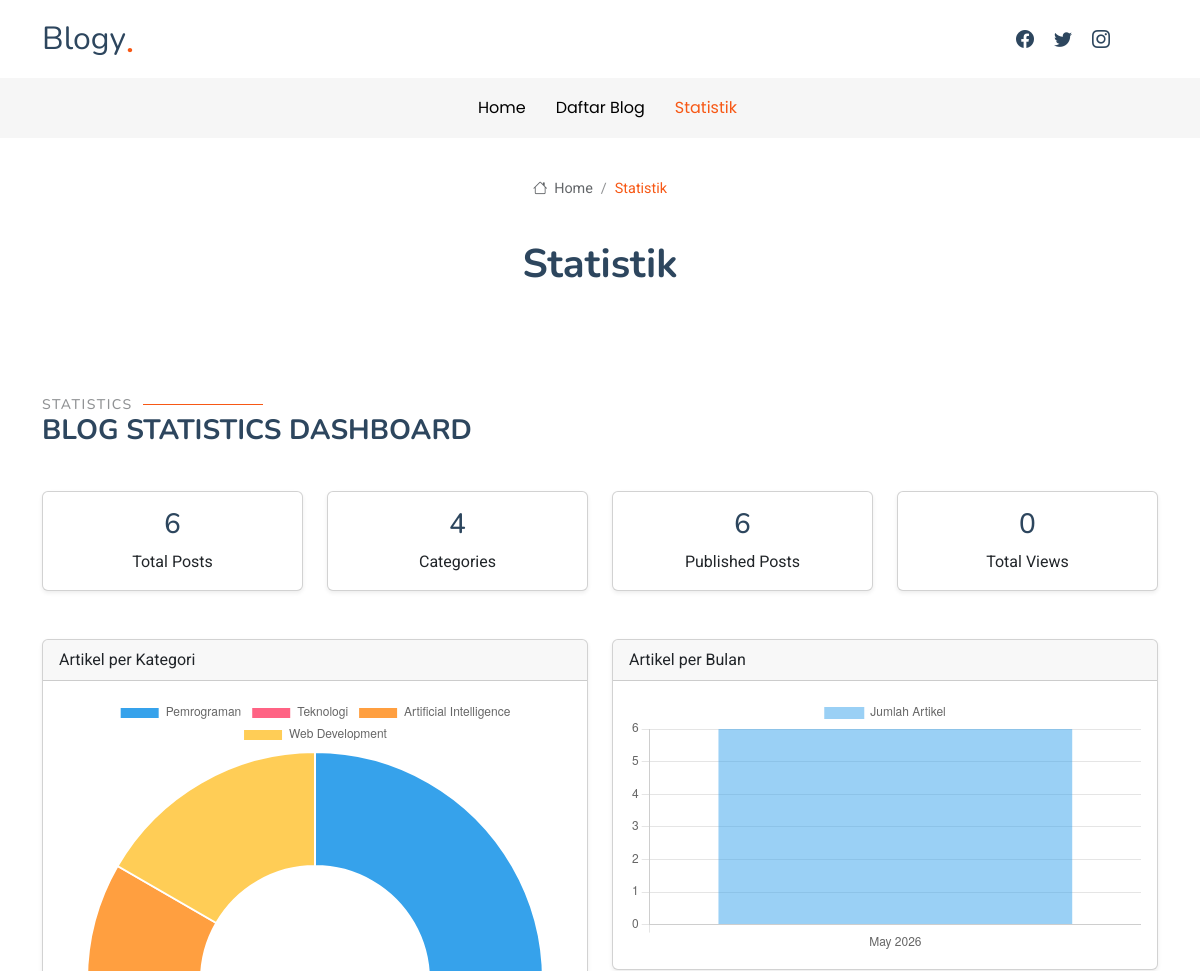
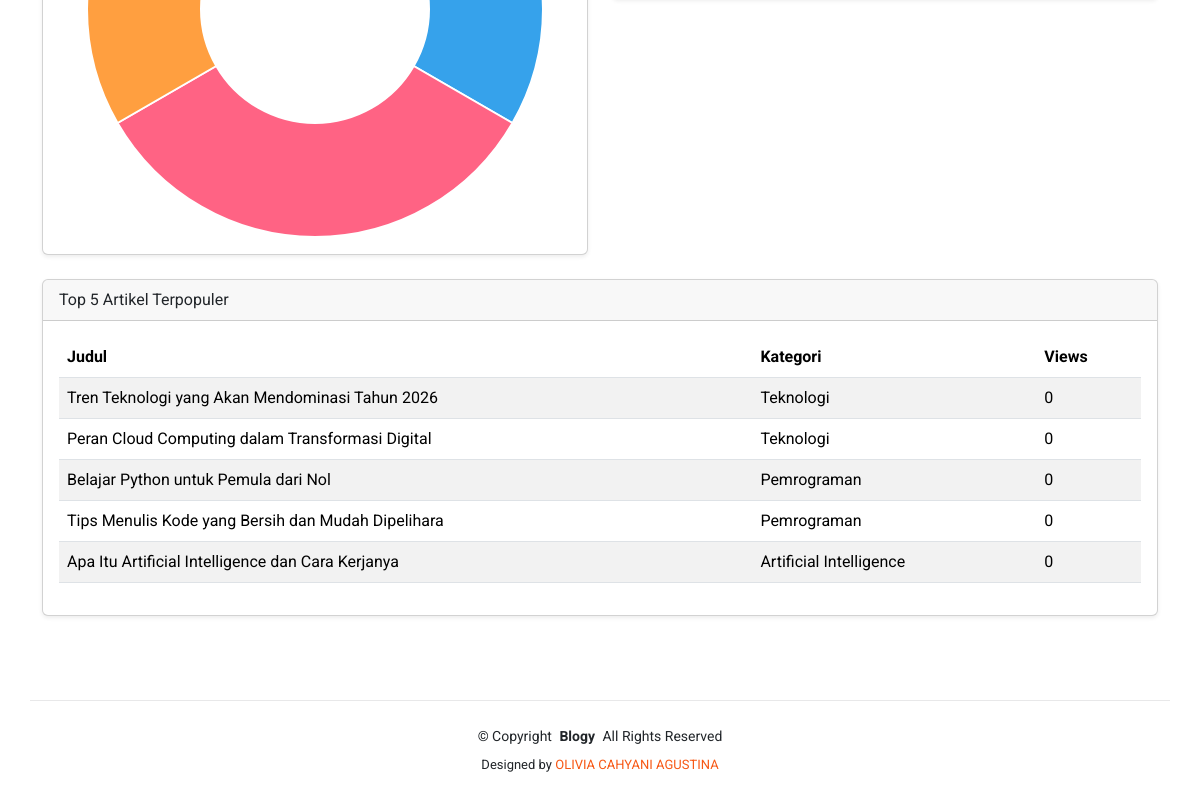
Before: /statistik/ with the older database file (2 pictures, top to bottom).
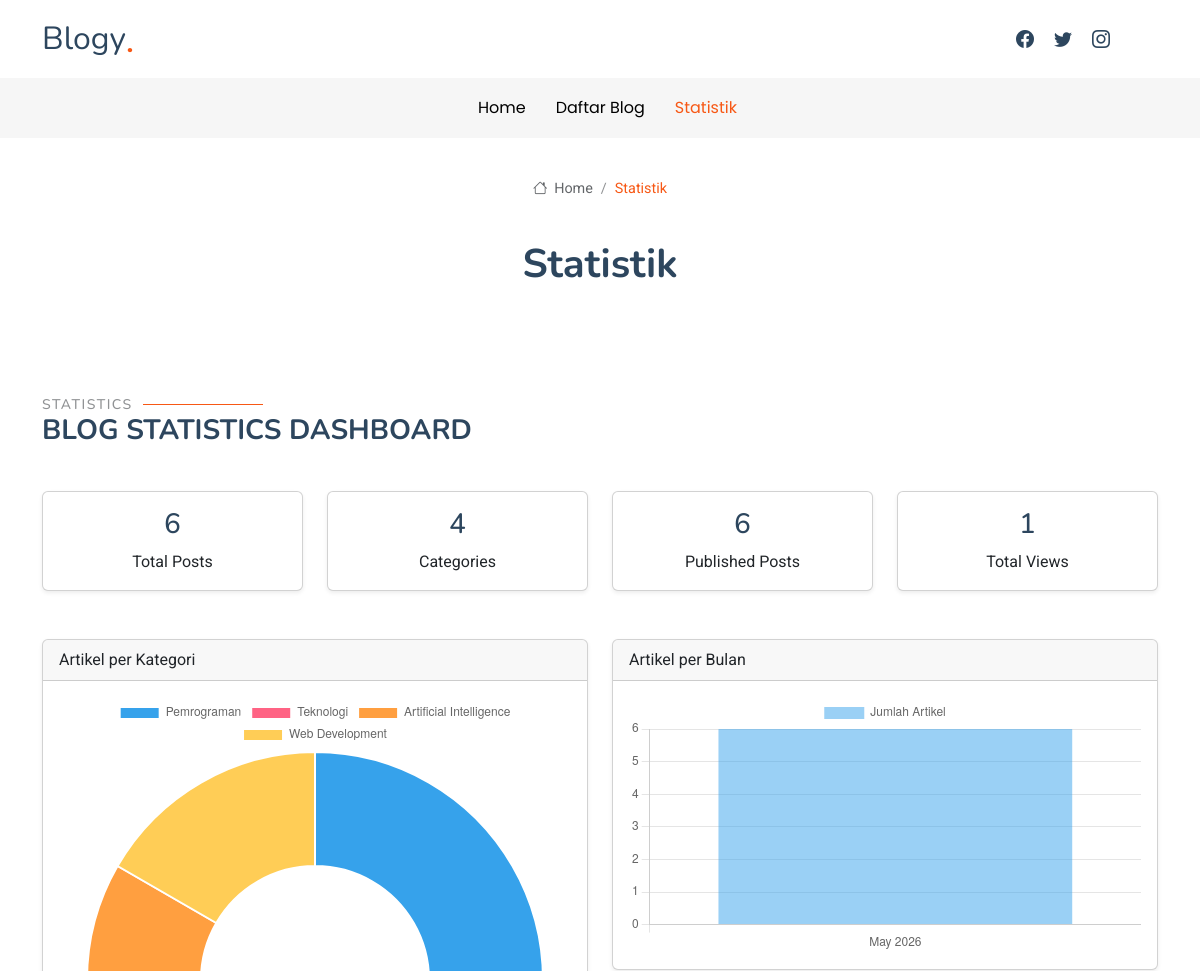
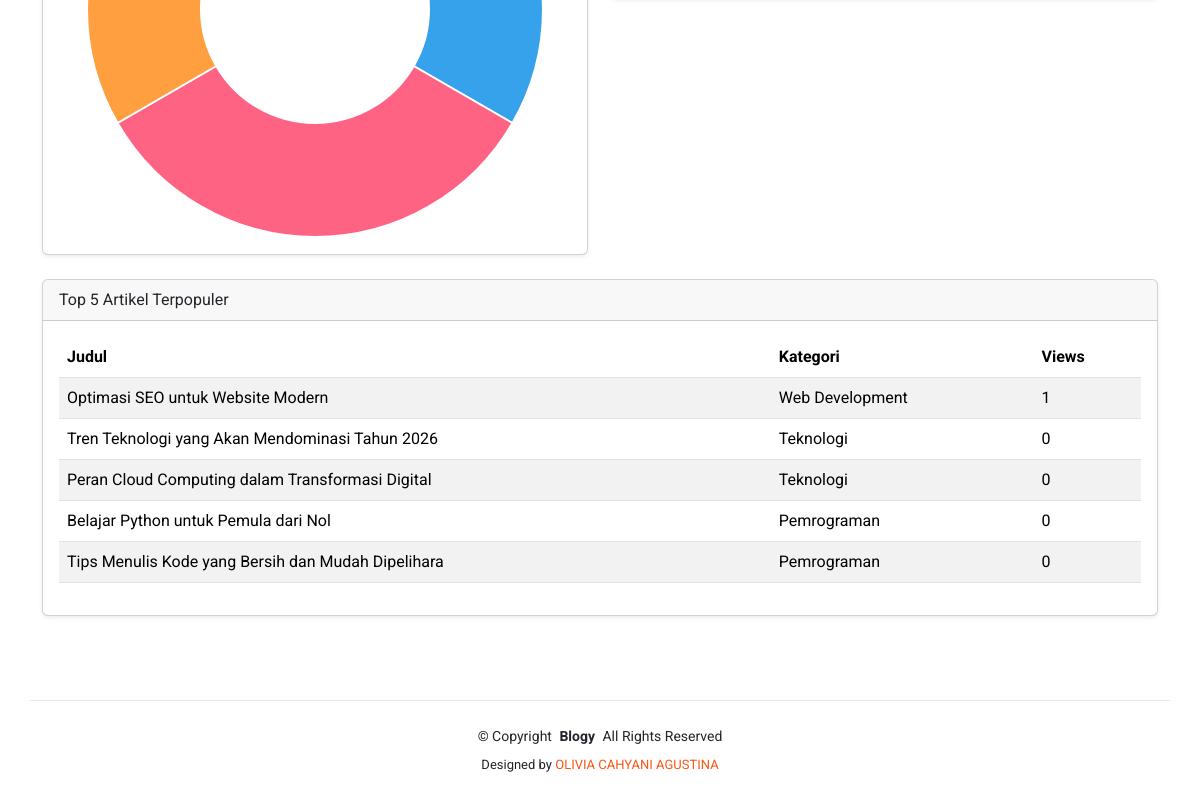
After: the same page with the newer database file (2 pictures, top to bottom).
### blog/models.py (models this page shows, shortened)
class Post(models.Model):
    STATUS_CHOICES = (
        ('draft', 'Draft'),
        ('published', 'Published'),
    )
    title = models.CharField(
        max_length=255
    )
    slug = models.SlugField(
        max_length=300,
        unique=True,
        blank=True
    )
    category = models.ForeignKey(
        Category,
        on_delete=models.CASCADE,
        related_name='posts'
    )
    thumbnail = models.ImageField(
        upload_to='posts/',
        blank=True,
        null=True
    )
    excerpt = models.TextField(
        blank=True,
        null=True,
        help_text="Short description of the article"
    )
    content = models.TextField()
    views = models.PositiveIntegerField(
        default=0
    )
    status = models.CharField(
        max_length=10,
        choices=STATUS_CHOICES,
        default='draft'
    )
    created_at = models.DateTimeField(
        auto_now_add=True
    )
    updated_at = models.DateTimeField(
        auto_now=True
    )
    published_at = models.DateTimeField(
        blank=True,
        null=True
    )
    class Meta:
        verbose_name = "Post"
        verbose_name_plural = "Posts"
        ordering = ['-created_at']

class Category(models.Model):
    name = models.CharField(
        max_length=100,
        unique=True,
        verbose_name="Category Name"
    )
    slug = models.SlugField(
        max_length=120,
        unique=True,
        blank=True
    )
    description = models.TextField(
        blank=True,
        null=True
    )
    created_at = models.DateTimeField(
        auto_now_add=True
    )
    updated_at = models.DateTimeField(
        auto_now=True
    )
    class Meta:
        verbose_name = "Category"
        verbose_name_plural = "Categories"
        ordering = ['name']

### blog/views.py (the view)
# urls.py: path('statistik/', v.statistik, name='statistik'),
def statistik(request):
    total_post = Post.objects.count()
    total_category = Category.objects.count()
    total_views = Post.objects.aggregate(
        total=Sum('views')
    )['total'] or 0
    total_published = Post.objects.filter(
        status='published'
    ).count()
    category_stats = (
        Category.objects
        .annotate(total=Count('posts'))
        .order_by('-total')
    )
    category_labels = [
        item.name for item in category_stats
    ]
    category_data = [
        item.total for item in category_stats
    ]
    monthly_stats = (
        Post.objects
        .filter(status='published')
        .annotate(month=TruncMonth('published_at'))
        .values('month')
        .annotate(total=Count('id'))
        .order_by('month')
    )
    monthly_labels = [
        item['month'].strftime('%b %Y')
        for item in monthly_stats
        if item['month']
    ]
    monthly_data = [
        item['total']
        for item in monthly_stats
    ]
    top_posts = (
        Post.objects
        .filter(status='published')
        .order_by('-views')[:5]
    )
    context = {
        'total_post': total_post,
        'total_category': total_category,
        'total_views': total_views,
        'total_published': total_published,
        'category_labels': category_labels,
        'category_data': category_data,
        'monthly_labels': monthly_labels,
        'monthly_data': monthly_data,
        'top_posts': top_posts,
    }
    return render(request, 'statistik.html', context)

### blog/templates/statistik.html (shortened to what the changed rows need)
<!DOCTYPE html>
<html lang="en">
  <head>
    {% load static %}
    <link href="{% static 'assets/vendor/bootstrap/css/bootstrap.min.css' %}" rel="stylesheet" />
    <link href="{% static 'assets/vendor/bootstrap-icons/bootstrap-icons.css' %}" rel="stylesheet" />
    <link href="{% static 'assets/vendor/aos/aos.css' %}" rel="stylesheet" />
    <link href="{% static 'assets/vendor/swiper/swiper-bundle.min.css' %}" rel="stylesheet" />
    <link href="{% static 'assets/vendor/glightbox/css/glightbox.min.css' %}" rel="stylesheet" />
    <link href="{% static 'assets/css/main.css' %}" rel="stylesheet" />
  </head>
  <body class="starter-page-page">
    <header id="header" class="header position-relative">
      <div class="container-fluid container-xl position-relative">
        <div class="top-row d-flex align-items-center justify-content-between">
          <a href="index.html" class="logo d-flex align-items-end">
            <h1 class="sitename">Blogy</h1><span>.</span>
          </a>
        </div>
      </div>
    </header>
    <main class="main">
      <div class="page-title">
        <div class="title-wrapper">
          <h1>Statistik</h1>
        </div>
      </div>
      <section id="statistics" class="section">
        <div class="container section-title" data-aos="fade-up">
          <h2>Statistics</h2>
        </div>
        <div class="container">
          <div class="row g-4 mb-5">
            <div class="col-lg-3 col-md-6">
              <div class="card text-center shadow-sm">
                <div class="card-body">
                  <h3>{{ total_views }}</h3>
                  <p class="mb-0">Total Views</p>
                </div>
              </div>
            </div>
          </div>
          <div class="card shadow-sm mt-4">
            <div class="card-body">
              <table class="table table-striped">
                <thead>
                  <tr>
                    <th>Judul</th>
                    <th>Kategori</th>
                    <th>Views</th>
                  </tr>
                </thead>
                <tbody>
                  {% for post in top_posts %}
                    <tr>
                      <td>{{ post.title }}</td>
                      <td>{{ post.category.name }}</td>
                      <td>{{ post.views }}</td>
                    </tr>
                  {% endfor %}
                </tbody>
              </table>
            </div>
          </div>
        </div>
      </section>
    </main>
<script>
new Chart(
    document.getElementById('categoryChart'),
    {
        type: 'doughnut',
        data: {
            labels: {{ category_labels|safe }},
            datasets: [{
                data: {{ category_data|safe }}
            }]
        }
    }
);
new Chart(
    document.getElementById('monthlyChart'),
    {
        type: 'bar',
        data: {
            labels: {{ monthly_labels|safe }},
            datasets: [{
                label: 'Jumlah Artikel',
                data: {{ monthly_data|safe }}
            }]
        },
        options: {
            responsive: true,
            scales: {
                y: {
                    beginAtZero: true
                }
            }
        }
    }
);
</script>
  </body>
</html>

Changed rows visible on the page:
no longer on this page (row unchanged): Post: title "Apa Itu Artificial Intelligence dan Cara Kerjanya", category.name "Artificial Intelligence", views "0"
now on this page (row edited): Post: title "Optimasi SEO untuk Website Modern", category.name "Web Development", views "1"
Other visible differences:
{{ total_views }}: "0" → "1"
